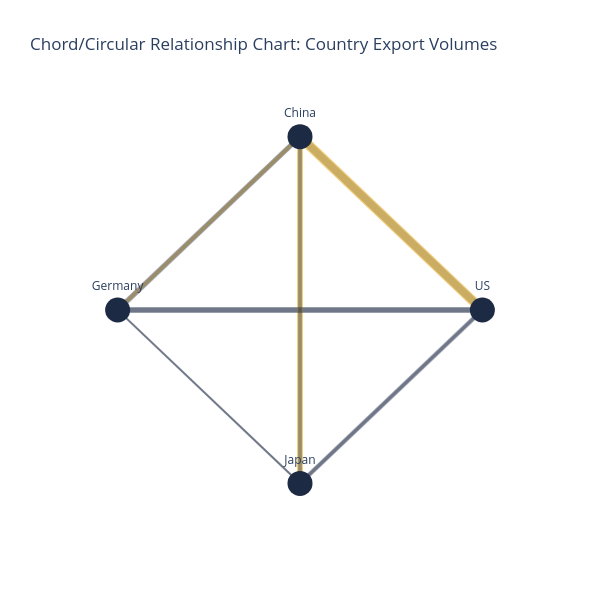

Here is the notebook cell this chart was saved with:
### Code cell
# -------------------------------------------------------------
# 2. Chord Chart (Circular Flow Abstraction)
# -------------------------------------------------------------

# *Use Case: Export between countries to showcase biggest export partners*
# *Note: Since standard chord charts require external Javascript engines (like d3.js), an interactive circular flow map using Plotly is used here to best replicate the image logic.*

# Define matrix mapping exports between US, China, and Germany
countries = ["US", "China", "Germany", "Japan"]
# Matrix: Row exports to Column
matrix = [
    [0, 50, 30, 20],  # US exports
    [65, 0, 25, 40],  # China exports
    [40, 35, 0, 15],  # Germany exports
    [30, 25, 10, 0]   # Japan exports
]

# Flattening matrix into coordinates on a circle to create the "chord loop" structure
num_nodes = len(countries)
angles = np.linspace(0, 2 * np.pi, num_nodes, endpoint=False)
x_coords = np.cos(angles)
y_coords = np.sin(angles)

fig_chord = go.Figure()

# Draw the links between regions
for i in range(num_nodes):
    for j in range(num_nodes):
        if matrix[i][j] > 0:
            fig_chord.add_trace(go.Scatter(
                x=[x_coords[i], x_coords[j]],
                y=[y_coords[i], y_coords[j]],
                mode='lines',
                line=dict(width=matrix[i][j]*0.15, color='rgba(230, 175, 46, 0.6)' if i==1 else 'rgba(29, 42, 68, 0.4)'),
                hoverinfo='text',
                text=f"{countries[i]} to {countries[j]}: ${matrix[i][j]}B",
                showlegend=False
            ))

# Draw outer node points
fig_chord.add_trace(go.Scatter(
    x=x_coords, y=y_coords, mode='markers+text',
    marker=dict(size=25, color='#1d2a44'),
    text=countries, textposition="top center",
    showlegend=False
))

fig_chord.update_layout(
    title="Chord/Circular Relationship Chart: Country Export Volumes",
    xaxis=dict(visible=False), yaxis=dict(visible=False),
    width=600, height=600, plot_bgcolor='rgba(0,0,0,0)'
)
fig_chord.show()

### Figure 1 — Plotly figure (JSON) as saved in the notebook; plotly's stock layout.template omitted (floating-point values rounded to 4 significant figures)
{"data": [{"hoverinfo": "text", "line": {"color": "rgba(29, 42, 68, 0.4)", "width": 7.5}, "mode": "lines", "showlegend": false, "text": "US to China: $50B", "type": "scatter", "x": [1, 6.123e-17], "y": [0, 1]}, {"hoverinfo": "text", "line": {"color": "rgba(29, 42, 68, 0.4)", "width": 4.5}, "mode": "lines", "showlegend": false, "text": "US to Germany: $30B", "type": "scatter", "x": [1, -1], "y": [0, 1.225e-16]}, {"hoverinfo": "text", "line": {"color": "rgba(29, 42, 68, 0.4)", "width": 3}, "mode": "lines", "showlegend": false, "text": "US to Japan: $20B", "type": "scatter", "x": [1, -1.837e-16], "y": [0, -1]}, {"hoverinfo": "text", "line": {"color": "rgba(230, 175, 46, 0.6)", "width": 9.75}, "mode": "lines", "showlegend": false, "text": "China to US: $65B", "type": "scatter", "x": [6.123e-17, 1], "y": [1, 0]}, {"hoverinfo": "text", "line": {"color": "rgba(230, 175, 46, 0.6)", "width": 3.75}, "mode": "lines", "showlegend": false, "text": "China to Germany: $25B", "type": "scatter", "x": [6.123e-17, -1], "y": [1, 1.225e-16]}, {"hoverinfo": "text", "line": {"color": "rgba(230, 175, 46, 0.6)", "width": 6}, "mode": "lines", "showlegend": false, "text": "China to Japan: $40B", "type": "scatter", "x": [6.123e-17, -1.837e-16], "y": [1, -1]}, {"hoverinfo": "text", "line": {"color": "rgba(29, 42, 68, 0.4)", "width": 6}, "mode": "lines", "showlegend": false, "text": "Germany to US: $40B", "type": "scatter", "x": [-1, 1], "y": [1.225e-16, 0]}, {"hoverinfo": "text", "line": {"color": "rgba(29, 42, 68, 0.4)", "width": 5.25}, "mode": "lines", "showlegend": false, "text": "Germany to China: $35B", "type": "scatter", "x": [-1, 6.123e-17], "y": [1.225e-16, 1]}, {"hoverinfo": "text", "line": {"color": "rgba(29, 42, 68, 0.4)", "width": 2.25}, "mode": "lines", "showlegend": false, "text": "Germany to Japan: $15B", "type": "scatter", "x": [-1, -1.837e-16], "y": [1.225e-16, -1]}, {"hoverinfo": "text", "line": {"color": "rgba(29, 42, 68, 0.4)", "width": 4.5}, "mode": "lines", "showlegend": false, "text": "Japan to US: $30B", "type": "scatter", "x": [-1.837e-16, 1], "y": [-1, 0]}, {"hoverinfo": "text", "line": {"color": "rgba(29, 42, 68, 0.4)", "width": 3.75}, "mode": "lines", "showlegend": false, "text": "Japan to China: $25B", "type": "scatter", "x": [-1.837e-16, 6.123e-17], "y": [-1, 1]}, {"hoverinfo": "text", "line": {"color": "rgba(29, 42, 68, 0.4)", "width": 1.5}, "mode": "lines", "showlegend": false, "text": "Japan to Germany: $10B", "type": "scatter", "x": [-1.837e-16, -1], "y": [-1, 1.225e-16]}, {"marker": {"color": "#1d2a44", "size": 25}, "mode": "markers+text", "showlegend": false, "text": ["US", "China", "Germany", "Japan"], "textposition": "top center", "type": "scatter", "x": [1.0, 6.123e-17, -1.0, -1.837e-16], "y": [0.0, 1.0, 1.225e-16, -1.0]}], "layout": {"height": 600, "plot_bgcolor": "rgba(0,0,0,0)", "title": {"text": "Chord/Circular Relationship Chart: Country Export Volumes"}, "width": 600, "xaxis": {"visible": false}, "yaxis": {"visible": false}}}
